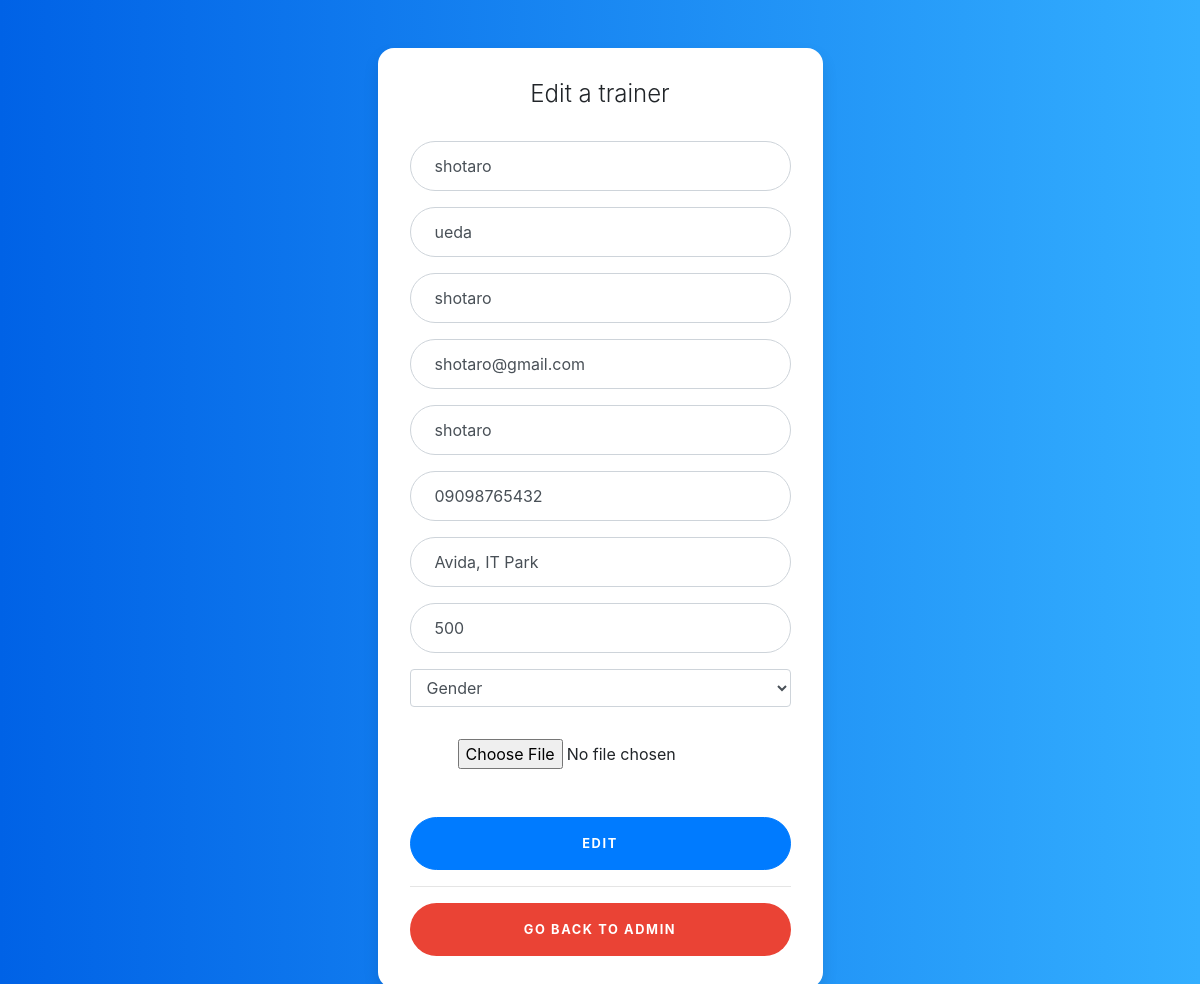
Page /admin_edit_scc.php?trainer_id=1 (signed in) on the committed database.
### tables this page shows
CREATE TABLE `product` (
  `trainer_id` int(100) NOT NULL,
  `trainer_fname` varchar(100) NOT NULL,
  `trainer_lname` varchar(100) NOT NULL,
  `trainer_uname` varchar(100) NOT NULL,
  `trainer_email` varchar(100) NOT NULL,
  `trainer_description` varchar(100) NOT NULL,
  `trainer_phone` varchar(100) NOT NULL,
  `trainer_address` varchar(100) NOT NULL,
  `trainer_gender` varchar(100) NOT NULL,
  `trainer_image` varchar(100) DEFAULT NULL,
  `trainer_price` int(100) NOT NULL
);

### classes/database.php (called while the page is built, shortened)
<?php
class Database{
    private $servername = 'localhost';
    private $username = 'root';
    private $password = 'root';
    private $database_name = 'fist_portfolio';
    public function __construct()
    {
        $this->conn = new mysqli($this->servername,$this->username,$this->password,$this->database_name);
        if($this->conn->connect_error){
            die('cannot connect'.$this->conn->connect_error);
        }else{
            return $this->conn;
        }
    }
}
?>

### admin_action.php (called while the page is built, shortened)
<?php
include 'classes/admin_class.php';
$Admin = new Admin;
?>

### classes/admin_class.php (called while the page is built, shortened)
<?php
include 'database.php';
class Admin extends Database{
    public function display_onetrainers($userID){
        $displayalltrainer = "SELECT * FROM product WHERE trainer_id = '$userID'";
        $result = $this->conn->query($displayalltrainer);
        if($result == false){
            die('cannot one trainer'.$this->conn->connect_error);
        }else{
            return $result->fetch_assoc();
        }
    }
}
?>

### admin_edit_scc.php (the view, shortened to what this page needs)
<?php
    include 'admin_action.php';
    if(empty($_SESSION['login_id'])){
      header('location: login.php');
    }elseif($_SESSION['user_status']=='user'){
      header('location: trainerlist_new.php');
    }else{
      $dis = $_GET['trainer_id'];
      $display = $Admin->display_onetrainers($dis);
    }
?>
<!doctype html>
<html lang="en">
  <head>
    <link rel="stylesheet" href="https://stackpath.bootstrapcdn.com/bootstrap/4.3.1/css/bootstrap.min.css">
  </head>
  <body>
  <div class="container">
    <div class="row">
      <div class="col-sm-9 col-md-7 col-lg-5 mx-auto">
        <div class="card card-signin my-5">
          <div class="card-body">
            <h5 class="card-title text-center">Edit a trainer</h5>
            <form action="admin_action.php" method="post" class="form-signin" enctype="multipart/form-data">
              <div class="form-label-group">
                <input type="text" id="trainerfname" name="fname" class="form-control" placeholder="First Name" required autofocus maxlength="100">
                <label for="trainerfname"><?php echo $display['trainer_fname'] ?></label>
              </div>
              <div class="form-label-group">
                <input type="text" id="trainerlname" name="lname" class="form-control" placeholder="Last Name" required maxlength="100">
                <label for="trainerlname"><?php echo $display['trainer_lname'] ?> </label>
              </div>
              <div class="form-label-group">
                <input type="text" id="traineruname" name="uname" class="form-control" placeholder="Username" required maxlength="100">
                <label for="traineruname"><?php echo $display['trainer_uname'] ?> </label>
              </div>
              <div class="form-label-group">
                <input type="email" id="traineremail" name="email" class="form-control" placeholder="Email" required maxlength="100">
                <label for="traineremail"><?php echo $display['trainer_email'] ?> </label>
              </div>
              <div class="form-label-group">
                <input type="text" id="trainerdescription" name="description" class="form-control" placeholder="Description" required maxlength="100">
                <label for="trainerdescription"><?php echo $display['trainer_description'] ?> </label>
              </div>
              <div class="form-label-group">
                <input type="number" id="trainerphone" name="phone" class="form-control" placeholder="Phone" required maxlength="100">
                <label for="trainerphone"><?php echo $display['trainer_phone'] ?></label>
              </div>
              <div class="form-label-group">
                <input type="text" id="traineraddress" name="address" class="form-control" placeholder="Address" required maxlength="100">
                <label for="traineraddress"><?php echo $display['trainer_address'] ?></label>
              </div>
              <div class="form-label-group">
                <input type="number" id="wwww" name="price" class="form-control" placeholder="Price" required maxlength="100">
                <label for="wwww"><?php echo $display['trainer_price'] ?></label>
              </div>
              <div class="form-label-group">
                  <select name="trainergender" id="" class="form-control" required maxlength="100">
                      <option value="" selected disabled>Gender</option>
                  </select>
              </div>
                <input type="file" name="images" class="mt-3 ml-5" placeholder="Image" maxlength="100">
              <button class="btn btn-lg btn-primary btn-block text-uppercase mt-5" type="submit" name="admin_edit">Edit</button>
              <hr>
              <a href="admin.php" class="btn btn-lg btn-google btn-block text-uppercase">Go back to Admin</a>
            </form>
          </div>
        </div>
      </div>
    </div>
  </div>
  </body>
</html>

### admin_edit_scc.php (style rules this page uses)
:root { --input-padding-x: 1.5rem; --input-padding-y: .75rem; }
body { background: #007bff; background: linear-gradient(to right, #0062E6, #33AEFF); }
.card-signin { border: 0; border-radius: 1rem; box-shadow: 0 0.5rem 1rem 0 rgba(0, 0, 0, 0.1); }
.card-signin .card-title { margin-bottom: 2rem; font-weight: 300; font-size: 1.5rem; }
.card-signin .card-body { padding: 2rem; }
.form-signin { width: 100%; }
.form-signin .btn { font-size: 80%; border-radius: 5rem; letter-spacing: .1rem; font-weight: bold; padding: 1rem; transition: all 0.2s; }
.form-label-group { position: relative; margin-bottom: 1rem; }
.form-label-group input { height: auto; border-radius: 2rem; }
.form-label-group>input, .form-label-group>label { padding: var(--input-padding-y) var(--input-padding-x); }
.form-label-group>label { position: absolute; top: 0; left: 0; display: block; width: 100%; margin-bottom: 0; line-height: 1.5; color: #495057; border: 1px solid transparent; border-radius: .25rem; transition: all .1s ease-in-out; }
.form-label-group input::placeholder { color: transparent; }
.form-label-group input:not(:placeholder-shown) { padding-top: calc(var(--input-padding-y) + var(--input-padding-y) * (2 / 3)); padding-bottom: calc(var(--input-padding-y) / 3); }
.form-label-group input:not(:placeholder-shown)~label { padding-top: calc(var(--input-padding-y) / 3); padding-bottom: calc(var(--input-padding-y) / 3); font-size: 12px; color: #777; }
.btn-google { color: white; background-color: #ea4335; }

### rows in the picture
product: trainer_fname "shotaro", trainer_lname "ueda", trainer_uname "shotaro", trainer_email "shotaro@gmail.com", trainer_description "shotaro", trainer_phone "09098765432", trainer_address "Avida, IT Park", trainer_price "500"
